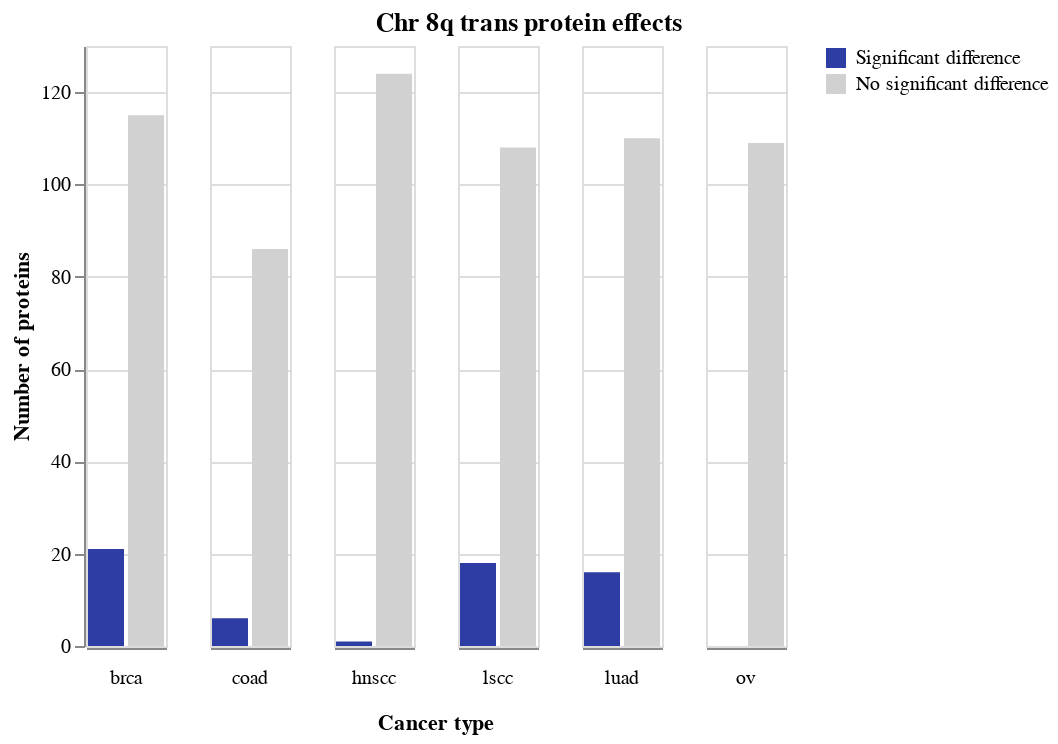

Source (notebook cell):
### Code cell
cnvutils.make_ttest_plot(
    chromosome=8,
    arm="q",
    gain_or_loss="gain",
    cis_or_trans="trans",
    proteomics_or_transcriptomics="proteomics",
)

### Figure 1 — Vega-Lite specification as saved in the notebook (floating-point values rounded to 4 significant figures)
{"config": {"view": {"continuousWidth": 400, "continuousHeight": 300}, "header": {"labelOrient": "bottom", "titleOrient": "bottom", "titlePadding": 2}, "title": {"anchor": "middle"}}, "data": {"name": "data-e2fbac7f4a12c0357fc707d934690153"}, "facet": {"column": {"field": "cancer_type", "title": "Cancer type", "type": "nominal"}}, "spec": {"mark": "bar", "encoding": {"color": {"field": "count_type", "scale": {"domain": ["Significant difference", "No significant difference"], "range": ["#2d3da4", "#d1d1d1"]}, "sort": ["Significant difference"], "title": null, "type": "nominal"}, "x": {"axis": {"labels": false, "ticks": false, "title": null}, "field": "count_type", "sort": ["Significant difference"], "type": "nominal"}, "y": {"axis": {"title": "Number of proteins"}, "field": "protein", "type": "quantitative"}}}, "title": "Chr 8q trans protein effects", "$schema": "https://vega.github.io/schema/vega-lite/v4.17.0.json", "datasets": {"data-e2fbac7f4a12c0357fc707d934690153": [{"cancer_type": "brca", "count_type": "Significant difference", "protein": 21}, {"cancer_type": "brca", "count_type": "No significant difference", "protein": 115}, {"cancer_type": "coad", "count_type": "Significant difference", "protein": 6}, {"cancer_type": "coad", "count_type": "No significant difference", "protein": 86}, {"cancer_type": "hnscc", "count_type": "Significant difference", "protein": 1}, {"cancer_type": "hnscc", "count_type": "No significant difference", "protein": 124}, {"cancer_type": "lscc", "count_type": "Significant difference", "protein": 18}, {"cancer_type": "lscc", "count_type": "No significant difference", "protein": 108}, {"cancer_type": "luad", "count_type": "Significant difference", "protein": 16}, {"cancer_type": "luad", "count_type": "No significant difference", "protein": 110}, {"cancer_type": "ov", "count_type": "No significant difference", "protein": 109}]}}
